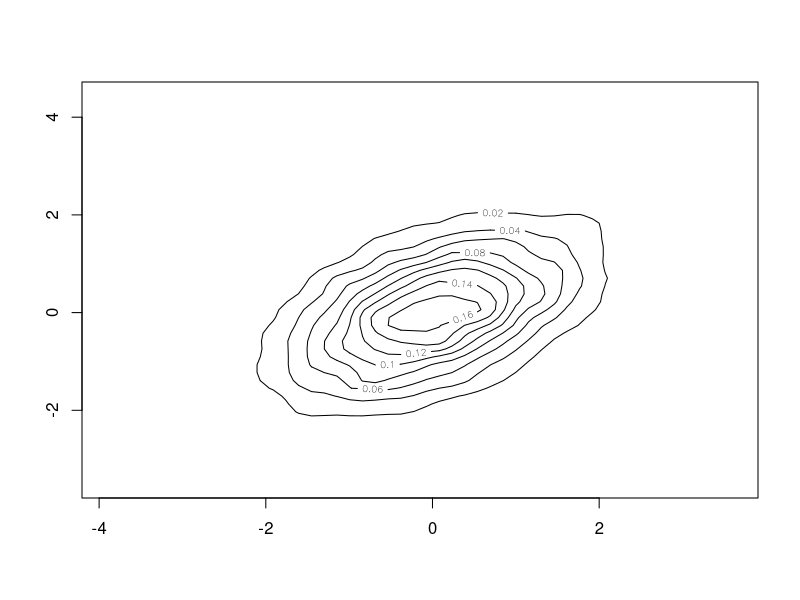
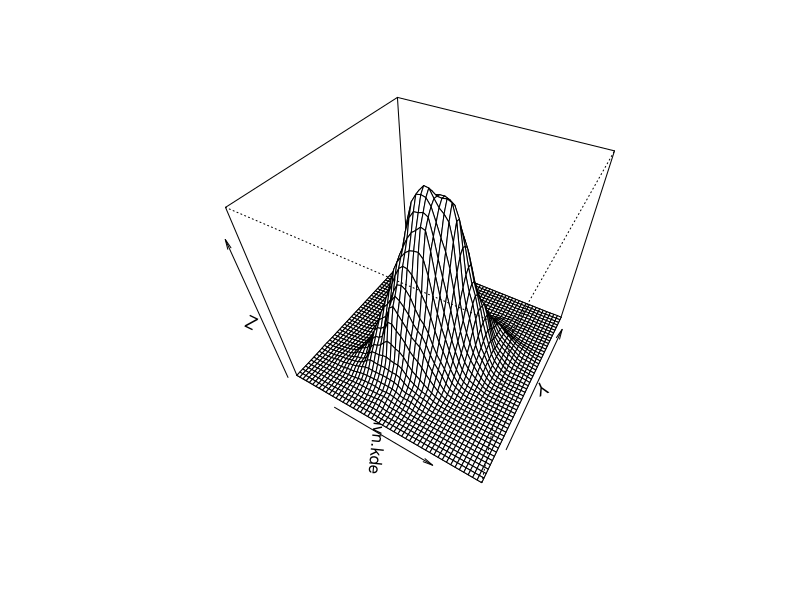

Here is the R script that generated these plots, in order:
# lets first simulate a bivariate normal sample
#MASS IS A COOL LIBRARY OF THINGS DONE IN RIPLEY'S MODERN APPLIED
#STARTITICS WITH (R AND)S
library(MASS)
#This draws a bivariate normal (here 5000 (10,000 numbers divided by
#2 obs, leave mu at zero, leave the first and fourth terms of Sigma,
#change second and third (off diagonal), keeping symmetric, and if you
#make bigger than 1 or less than -1 your will get an error that your
#Sigma is not positive definite, leave 1000 and 2 args alone
bivn <- mvrnorm(10000, mu = c(0, 0), Sigma = matrix(c(1, .5, .5, 1), 2))
# now we do a kernel density estimate
bivn.kde <- kde2d(bivn[,1], bivn[,2], n = 50)
# now plot your results
#First do contour then do 3d (perspecitve plot, args of persp are the
#viewing angle)
contour(bivn.kde)
persp(bivn.kde, phi = 45, theta = 30)

